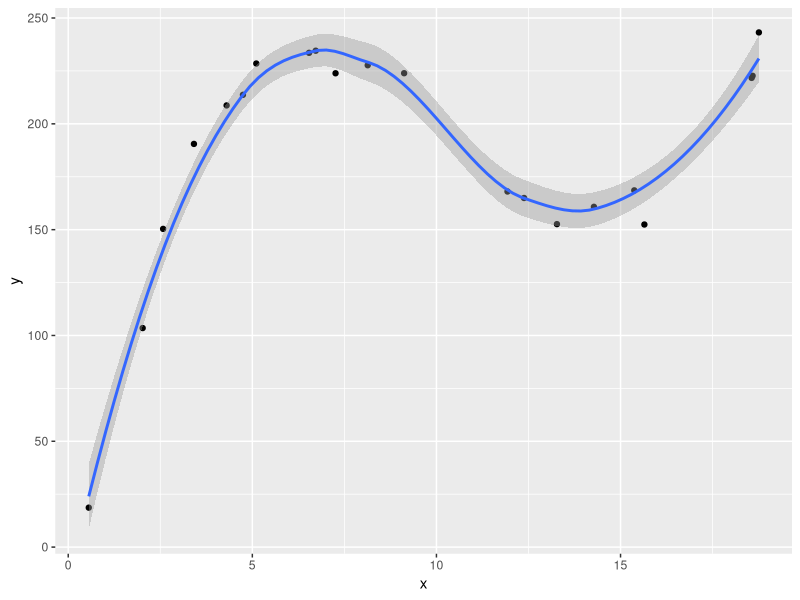

Write the R code that produced this figure.
library(tidyverse)

xs <- c(0.5578196, 2.0217271, 2.5773252, 3.4140288, 4.3014084,
        4.7448394, 5.1073781, 6.5411662, 6.7216176, 7.2600583,
        8.1335874, 9.1224379, 11.9296663, 12.3797674, 13.2728619,
        14.2767453, 15.3731026, 15.6476637, 18.5605355, 18.5866354,
        18.7572812)
ys <- c(18.63654, 103.49646, 150.35391, 190.51031, 208.70115,
        213.71135, 228.49353, 233.55387, 234.55054, 223.89225,
        227.68339, 223.91982, 168.01999, 164.95750, 152.61107,
        160.78742, 168.55567, 152.42658, 221.70702, 222.69040,
        243.18828)

data <- tibble(x = xs, y = ys)

p <- ggplot(data = data, mapping = aes(x = x, y = y))
p + geom_point() + geom_smooth(method = "loess")